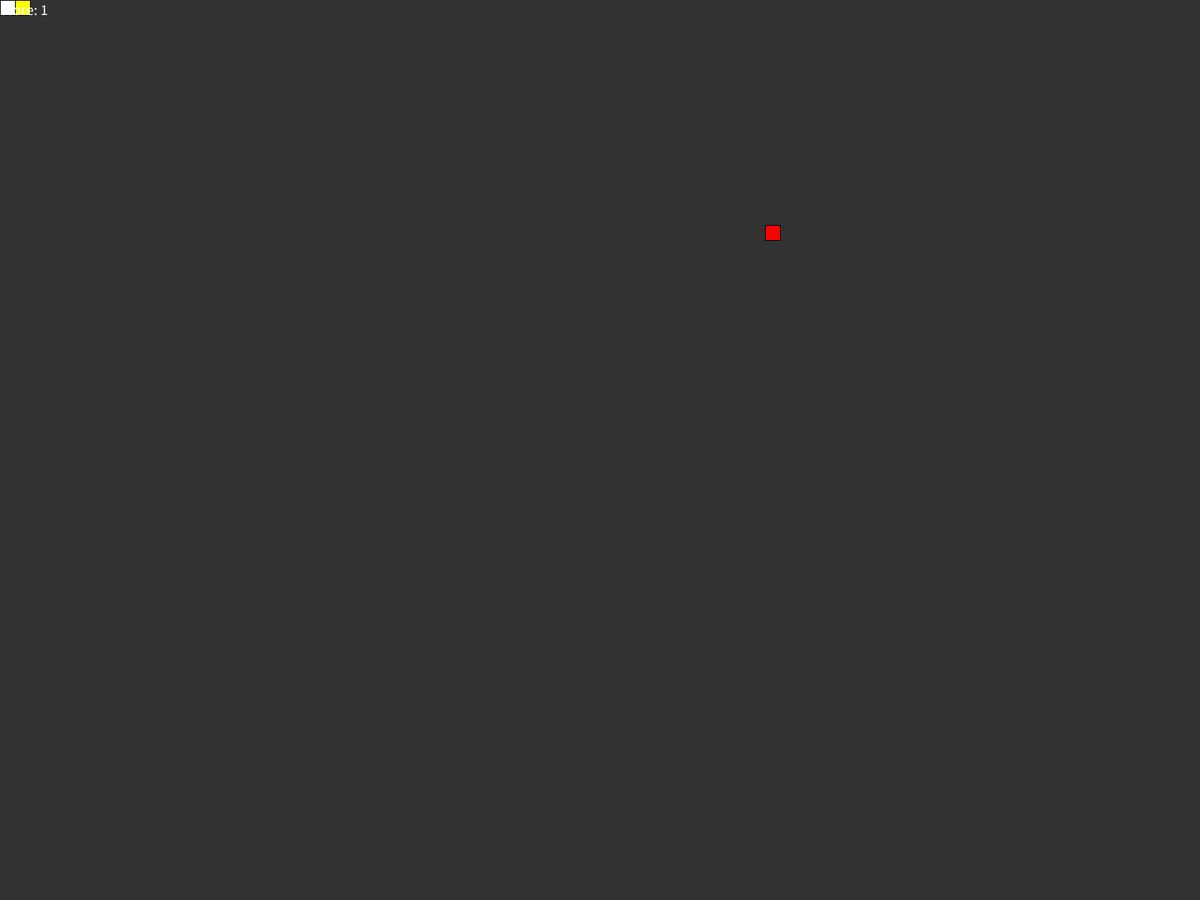
Frame 1 (no input)
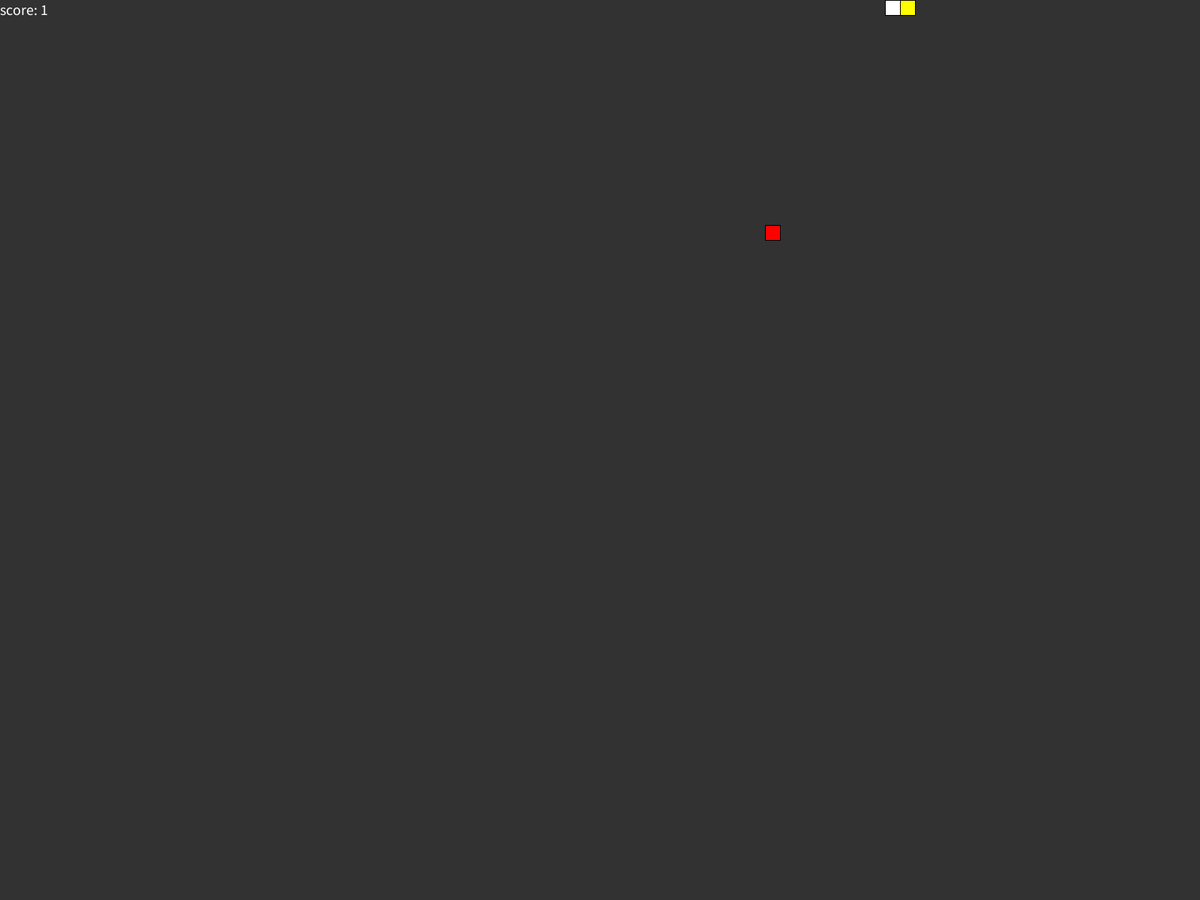
Frame 60 (the mouse pressed at the canvas centre just before this capture)
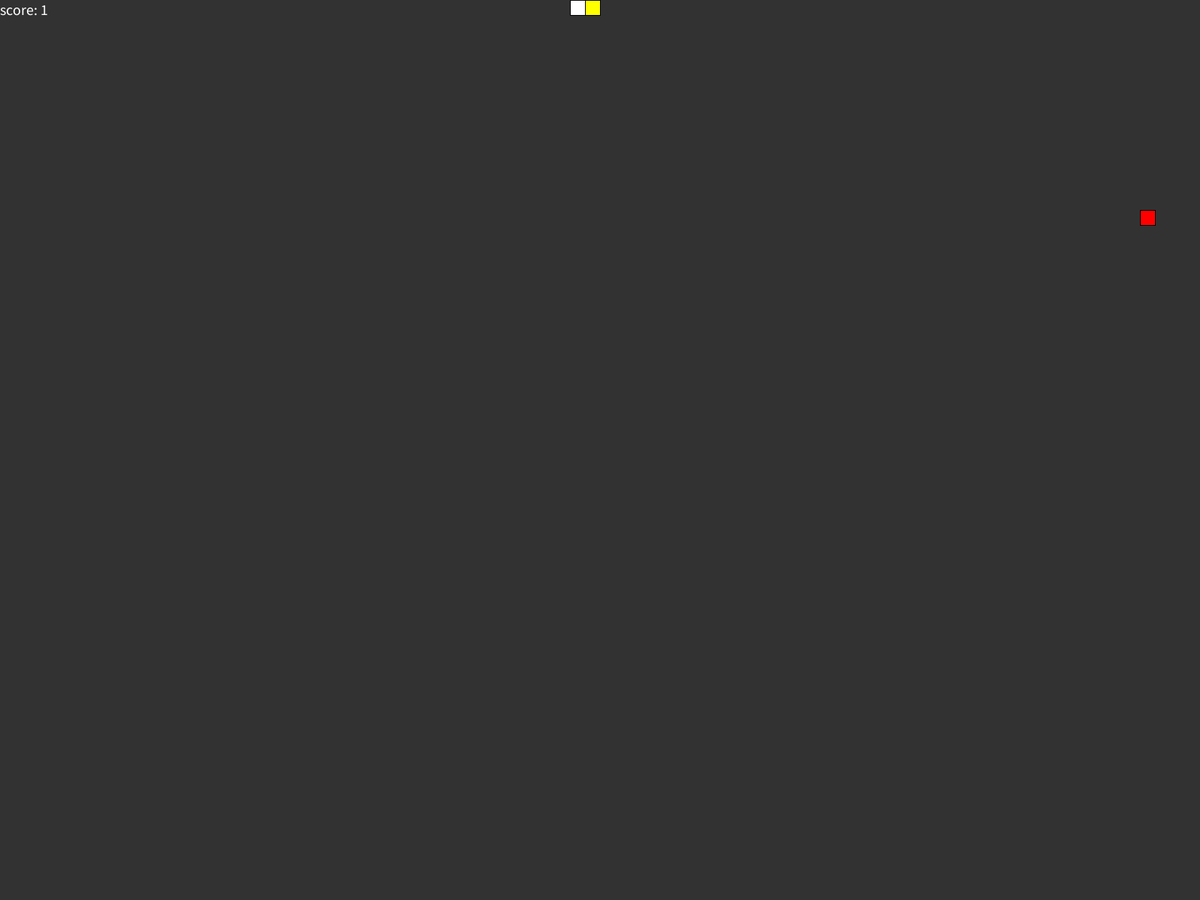
Frame 120 (the mouse held since frame 60 and released just before this capture)

The Processing sketch that drew these frames (run headless with seeded random() and noise(); from frame 60 on, the mouse is pressed at the canvas centre):

// Processing sketch: snake
// ── snake.pde
PVector head, dir, food;
ArrayList<PVector> snake;
int scale = 20;

boolean showNumbers = false;

void setup()
{
  fullScreen();
  head = new PVector(0, 0);
  dir = new PVector(1, 0);
  food = new PVector();
  getRandomPosition(food);

  snake = new ArrayList<PVector>();
  snake.add(head);
  snake.add(new PVector());

  frameRate(15);
}

void draw()
{
  //  checks if the food has been eaten
  if (head.x == food.x && head.y == food.y)
  {
    getRandomPosition(food);
    snake.add(new PVector());
  }

  //  move the tail
  for (int i = snake.size()-1; i > 0; i--)
  {
    snake.get(i).x = snake.get(i-1).x;
    snake.get(i).y = snake.get(i-1).y;
  }

  //  move the snake's head
  head.x += dir.x;
  head.y += dir.y;

  //  checks if the head hits the tail
  if (checkTail())
    die();

  //  checks if the head goes out of the window boundaries
  if (head.x < 0 || head.x > width/scale || head.y < 0 || head.y > height/scale)
    die();

  render();
}

void render()
{
  background(50);

  for (int i = 1; i < snake.size(); i++)
  {
    fill(255);
    rect(snake.get(i).x * scale, snake.get(i).y * scale, scale, scale);
  }
  fill(255, 255, 0);
  rect(head.x * scale, head.y * scale, scale, scale);

  fill(255, 0, 0);
  rect(food.x * scale, food.y * scale, scale, scale);

  fill(255);
  textSize(20);
  textAlign(LEFT, LEFT);
  text("score: "+(snake.size()-1), 0, 20);
  if (showNumbers)
  {
    for (int i = 0; i < snake.size(); i++)
    {
      text(i+": ("+(int) snake.get(i).x+", "+(int) snake.get(i).y+")", 0, 40 + i*20);
    }
  }
}

boolean checkTail()
{
  boolean a = false;
  for (int i = snake.size()-1; i > 0; i--)
  {
    if (head.x == snake.get(i).x && head.y == snake.get(i).y)
    {
      a = true;
      break;
    }
  }
  return a;
}

void getRandomPosition(PVector vec)
{
  vec.x = (int) random(width) / scale;
  vec.y = (int) random(height) / scale;
}

void die()
{
  setup();
}

void keyPressed()
{
  if (key == CODED)
  {
    if (keyCode == RIGHT)
    {
      dir.x = 1;
      dir.y = 0;
    }
    if (keyCode == LEFT)
    {
      dir.x = -1;
      dir.y = 0;
    }
    if (keyCode == DOWN)
    {
      dir.x = 0;
      dir.y = 1;
    }
    if (keyCode == UP)
    {
      dir.x = 0;
      dir.y = -1;
    }

    if (keyCode == CONTROL)
    {
      showNumbers = !showNumbers;
    }
  }
}
